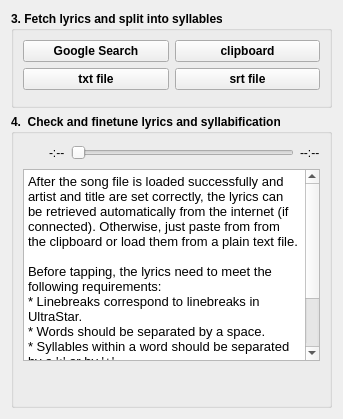
       <widget class="QWidget" name="layoutWidget">
        <layout class="QVBoxLayout" name="verticalLayout_Lyrics">
         <item>
          <widget class="QGroupBox" name="groupBox_Lyrics_Syllabificate">
           <property name="enabled">
            <bool>true</bool>
           </property>
           <property name="sizePolicy">
            <sizepolicy hsizetype="MinimumExpanding" vsizetype="Preferred">
             <horstretch>0</horstretch>
             <verstretch>0</verstretch>
            </sizepolicy>
           </property>
           <property name="minimumSize">
            <size>
             <width>321</width>
             <height>80</height>
            </size>
           </property>
           <property name="font">
            <font>
             <bold>true</bold>
            </font>
           </property>
           <property name="whatsThis">
            <string/>
           </property>
           <property name="title">
            <string>3. Fetch lyrics and split into syllables</string>
           </property>
           <property name="flat">
            <bool>true</bool>
           </property>
           <layout class="QVBoxLayout" name="verticalLayout_3">
            <item>
             <layout class="QGridLayout" name="gridLayout_3">
              <item row="0" column="1">
               <widget class="QPushButton" name="pushButton_PasteFromClipboard">
                <property name="enabled">
                 <bool>true</bool>
                </property>
                <property name="sizePolicy">
                 <sizepolicy hsizetype="MinimumExpanding" vsizetype="Preferred">
                  <horstretch>0</horstretch>
                  <verstretch>0</verstretch>
                 </sizepolicy>
                </property>
                <property name="toolTip">
                 <string>paste from Clipboard</string>
                </property>
                <property name="statusTip">
                 <string/>
                </property>
                <property name="whatsThis">
                 <string/>
                </property>
                <property name="text">
                 <string>clipboard</string>
                </property>
                <property name="icon">
                 <iconset resource="resources/UltraStar-Creator.qrc">
                  <normaloff>:/icons/clipboard-paste-document-text.png</normaloff>:/icons/clipboard-paste-document-text.png</iconset>
                </property>
                <property name="flat">
                 <bool>false</bool>
                </property>
               </widget>
              </item>
              <item row="0" column="0">
               <widget class="QPushButton" name="pushButton_GetLyrics">
                <property name="enabled">
                 <bool>true</bool>
                </property>
                <property name="sizePolicy">
                 <sizepolicy hsizetype="MinimumExpanding" vsizetype="Preferred">
                  <horstretch>0</horstretch>
                  <verstretch>0</verstretch>
                 </sizepolicy>
                </property>
                <property name="toolTip">
                 <string>Search lyrics on Google</string>
                </property>
                <property name="text">
                 <string>Google Search</string>
                </property>
                <property name="icon">
                 <iconset resource="resources/UltraStar-Creator.qrc">
                  <normaloff>:/icons/world.png</normaloff>:/icons/world.png</iconset>
                </property>
                <property name="flat">
                 <bool>false</bool>
                </property>
               </widget>
              </item>
              <item row="1" column="0">
               <widget class="QPushButton" name="pushButton_BrowseLyrics">
                <property name="enabled">
                 <bool>true</bool>
                </property>
                <property name="sizePolicy">
                 <sizepolicy hsizetype="MinimumExpanding" vsizetype="Preferred">
                  <horstretch>0</horstretch>
                  <verstretch>0</verstretch>
                 </sizepolicy>
                </property>
                <property name="toolTip">
                 <string>read lyrics from file</string>
                </property>
                <property name="statusTip">
                 <string/>
                </property>
                <property name="whatsThis">
                 <string/>
                </property>
                <property name="text">
                 <string notr="true">txt file</string>
                </property>
                <property name="icon">
                 <iconset resource="resources/UltraStar-Creator.qrc">
                  <normaloff>:/icons/folder-open-document.png</normaloff>:/icons/folder-open-document.png</iconset>
                </property>
                <property name="flat">
                 <bool>false</bool>
                </property>
               </widget>
              </item>
              <item row="1" column="1">
               <widget class="QPushButton" name="pushButton_BrowseSubtitles">
                <property name="enabled">
                 <bool>true</bool>
                </property>
                <property name="text">
                 <string>srt file</string>
                </property>
                <property name="icon">
                 <iconset resource="resources/UltraStar-Creator.qrc">
                  <normaloff>:/icons/folder-open-document.png</normaloff>:/icons/folder-open-document.png</iconset>
                </property>
               </widget>
              </item>
             </layout>
            </item>
            <item>
             <spacer name="verticalSpacer_2">
              <property name="orientation">
               <enum>Qt::Vertical</enum>
              </property>
              <property name="sizeType">
               <enum>QSizePolicy::Fixed</enum>
              </property>
              <property name="sizeHint" stdset="0">
               <size>
                <width>20</width>
                <height>6</height>
               </size>
              </property>
             </spacer>
            </item>
           </layout>
          </widget>
         </item>
         <item>
          <widget class="QGroupBox" name="groupBox_InputLyrics">
           <property name="enabled">
            <bool>true</bool>
           </property>
           <property name="sizePolicy">
            <sizepolicy hsizetype="Expanding" vsizetype="Expanding">
             <horstretch>100</horstretch>
             <verstretch>100</verstretch>
            </sizepolicy>
           </property>
           <property name="minimumSize">
            <size>
             <width>0</width>
             <height>0</height>
            </size>
           </property>
           <property name="sizeIncrement">
            <size>
             <width>0</width>
             <height>0</height>
            </size>
           </property>
           <property name="font">
            <font>
             <bold>true</bold>
            </font>
           </property>
           <property name="autoFillBackground">
            <bool>false</bool>
           </property>
           <property name="title">
            <string>4.  Check and finetune lyrics and syllabification</string>
           </property>
           <property name="flat">
            <bool>true</bool>
           </property>
           <layout class="QVBoxLayout" name="verticalLayout_4">
            <item>
             <layout class="QHBoxLayout" name="horizontalLayout_5">
              <item>
               <widget class="QPushButton" name="pushButton_PreviewPlayPause">
                <property name="enabled">
                 <bool>true</bool>
                </property>
                <property name="sizePolicy">
                 <sizepolicy hsizetype="Fixed" vsizetype="Fixed">
                  <horstretch>0</horstretch>
                  <verstretch>0</verstretch>
                 </sizepolicy>
                </property>
                <property name="maximumSize">
                 <size>
                  <width>20</width>
                  <height>20</height>
                 </size>
                </property>
                <property name="statusTip">
                 <string/>
                </property>
                <property name="whatsThis">
                 <string/>
                </property>
                <property name="layoutDirection">
                 <enum>Qt::LeftToRight</enum>
                </property>
                <property name="text">
                 <string notr="true"/>
                </property>
                <property name="icon">
                 <iconset resource="resources/UltraStar-Creator.qrc">
                  <normaloff>:/icons/control_play_blue.png</normaloff>:/icons/control_play_blue.png</iconset>
                </property>
                <property name="flat">
                 <bool>true</bool>
                </property>
               </widget>
              </item>
              <item>
               <widget class="QLabel" name="label_PreviewTimeElapsed">
                <property name="enabled">
                 <bool>true</bool>
                </property>
                <property name="font">
                 <font>
                  <bold>false</bold>
                 </font>
                </property>
                <property name="text">
                 <string notr="true">-:--</string>
                </property>
               </widget>
              </item>
              <item>
               <widget class="QSlider" name="horizontalSlider_PreviewMP3">
                <property name="enabled">
                 <bool>true</bool>
                </property>
                <property name="orientation">
                 <enum>Qt::Horizontal</enum>
                </property>
               </widget>
              </item>
              <item>
               <widget class="QLabel" name="label_PreviewTimeToRun">
                <property name="enabled">
                 <bool>true</bool>
                </property>
                <property name="font">
                 <font>
                  <bold>false</bold>
                 </font>
                </property>
                <property name="text">
                 <string notr="true">--:--</string>
                </property>
               </widget>
              </item>
             </layout>
            </item>
            <item>
             <widget class="QPlainTextEdit" name="plainTextEdit_InputLyrics">
              <property name="enabled">
               <bool>true</bool>
              </property>
              <property name="sizePolicy">
               <sizepolicy hsizetype="Expanding" vsizetype="Expanding">
                <horstretch>50</horstretch>
                <verstretch>50</verstretch>
               </sizepolicy>
              </property>
              <property name="sizeIncrement">
               <size>
                <width>0</width>
                <height>0</height>
               </size>
              </property>
              <property name="font">
               <font>
                <pointsize>10</pointsize>
                <bold>false</bold>
               </font>
              </property>
              <property name="acceptDrops">
               <bool>true</bool>
              </property>
              <property name="toolTip">
               <string/>
              </property>
              <property name="statusTip">
               <string/>
              </property>
              <property name="whatsThis">
               <string/>
              </property>
              <property name="tabChangesFocus">
               <bool>true</bool>
              </property>
              <property name="lineWrapMode">
               <enum>QPlainTextEdit::WidgetWidth</enum>
              </property>
              <property name="plainText">
               <string>After the song file is loaded successfully and artist and title are set correctly, the lyrics can be retrieved automatically from the internet (if connected). Otherwise, just paste from from the clipboard or load them from a plain text file.

Before tapping, the lyrics need to meet the following requirements:
* Linebreaks correspond to linebreaks in UltraStar.
* Words should be separated by a space.
* Syllables within a word should be separated by a '•' or by '+'.
* Add '•~' or '+~' for each repeated vowel if needed.

</string>
              </property>
             </widget>
            </item>
            <item>
             <layout class="QHBoxLayout" name="horizontalLayout_2" stretch="1,0,0">
              <property name="spacing">
               <number>0</number>
              </property>
              <item>
               <spacer name="horizontalSpacer">
                <property name="enabled">
                 <bool>true</bool>
                </property>
                <property name="orientation">
                 <enum>Qt::Horizontal</enum>
                </property>
                <property name="sizeType">
                 <enum>QSizePolicy::Preferred</enum>
                </property>
                <property name="sizeHint" stdset="0">
                 <size>
                  <width>13</width>
                  <height>29</height>
                 </size>
                </property>
               </spacer>
              </item>
              <item>
               <widget class="QPushButton" name="pushButton_InputLyricsIncreaseFontSize">
                <property name="enabled">
                 <bool>true</bool>
                </property>
                <property name="sizePolicy">
                 <sizepolicy hsizetype="Fixed" vsizetype="Fixed">
                  <horstretch>0</horstretch>
                  <verstretch>0</verstretch>
                 </sizepolicy>
                </property>
                <property name="toolTip">
                 <string/>
                </property>
                <property name="statusTip">
                 <string/>
                </property>
                <property name="whatsThis">
                 <string/>
                </property>
                <property name="text">
                 <string/>
                </property>
                <property name="icon">
                 <iconset resource="resources/UltraStar-Creator.qrc">
                  <normaloff>:/icons/edit-size-up.png</normaloff>:/icons/edit-size-up.png</iconset>
                </property>
                <property name="flat">
                 <bool>true</bool>
                </property>
               </widget>
              </item>
              <item>
               <widget class="QPushButton" name="pushButton_InputLyricsDecreaseFontSize">
                <property name="enabled">
                 <bool>true</bool>
                </property>
                <property name="sizePolicy">
                 <sizepolicy hsizetype="Fixed" vsizetype="Fixed">
                  <horstretch>0</horstretch>
                  <verstretch>0</verstretch>
                 </sizepolicy>
                </property>
                <property name="toolTip">
                 <string/>
                </property>
                <property name="statusTip">
                 <string/>
                </property>
                <property name="whatsThis">
                 <string/>
                </property>
                <property name="text">
                 <string/>
                </property>
                <property name="icon">
                 <iconset resource="resources/UltraStar-Creator.qrc">
                  <normaloff>:/icons/edit-size-down.png</normaloff>:/icons/edit-size-down.png</iconset>
                </property>
                <property name="flat">
                 <bool>true</bool>
                </property>
               </widget>
              </item>
             </layout>
            </item>
           </layout>
          </widget>
         </item>
        </layout>
       </widget>
